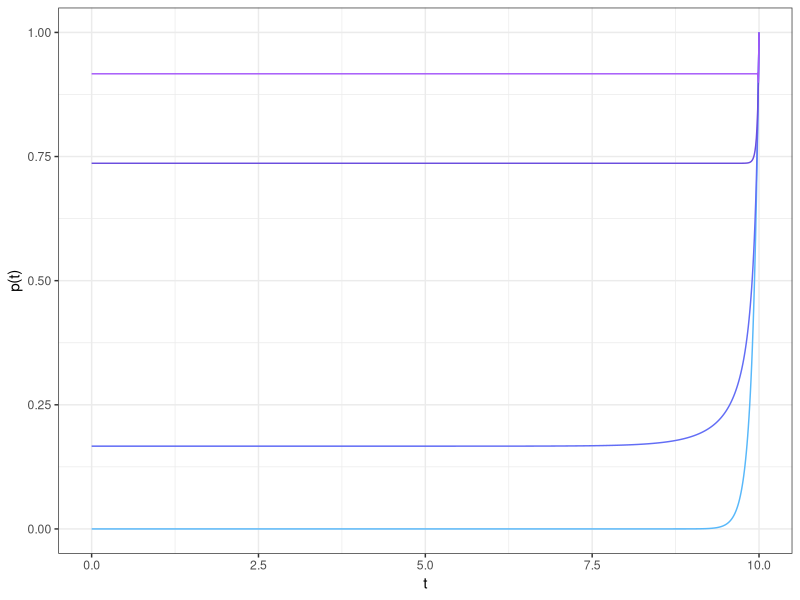

The R source for this figure:
###############################
# 1. Load package
###############################
library( ggplot2 )

###############################
# 2. Load data
###############################
p_caliculate <- read.csv("p_caliculate_differential_x_constant.csv", header = F)
p_caliculate <- as.data.frame(p_caliculate)
t <- as.data.frame(p_caliculate[1:1001,1])
x5 <- as.data.frame(p_caliculate[1:1001,2])
x5_5 <- as.data.frame(p_caliculate[1002:2002,2])
x6 <- as.data.frame(p_caliculate[2003:3003,2])
x6_5 <- as.data.frame(p_caliculate[3004:4004,2])
x7 <- as.data.frame(p_caliculate[4005:5005,2])

data <- cbind(t, x5)
data <- cbind(data, x5_5)
data <- cbind(data, x6)
data <- cbind(data, x6_5)
data <- cbind(data, x7)

names(data) <- c("t", "x5", "x5_5", "x6", "x6_5", "x7")


g <- ggplot(data, aes(x=t))+
  theme_bw()+
  labs(x = "t",y = "p(t)") +
  geom_line(aes(y=x5),color="#58B8FA")+
  # geom_line(aes(y=x5_5),color="#4E7DDE")+
  geom_line(aes(y=x6),color="#626DF5")+
  geom_line(aes(y=x6_5),color="#6B4EDE")+
  geom_line(aes(y=x7),color="#A558FA")+
  ylim(0,1)

ggsave(file = "p_caliculate_differential_x_constant.png", plot = g)
